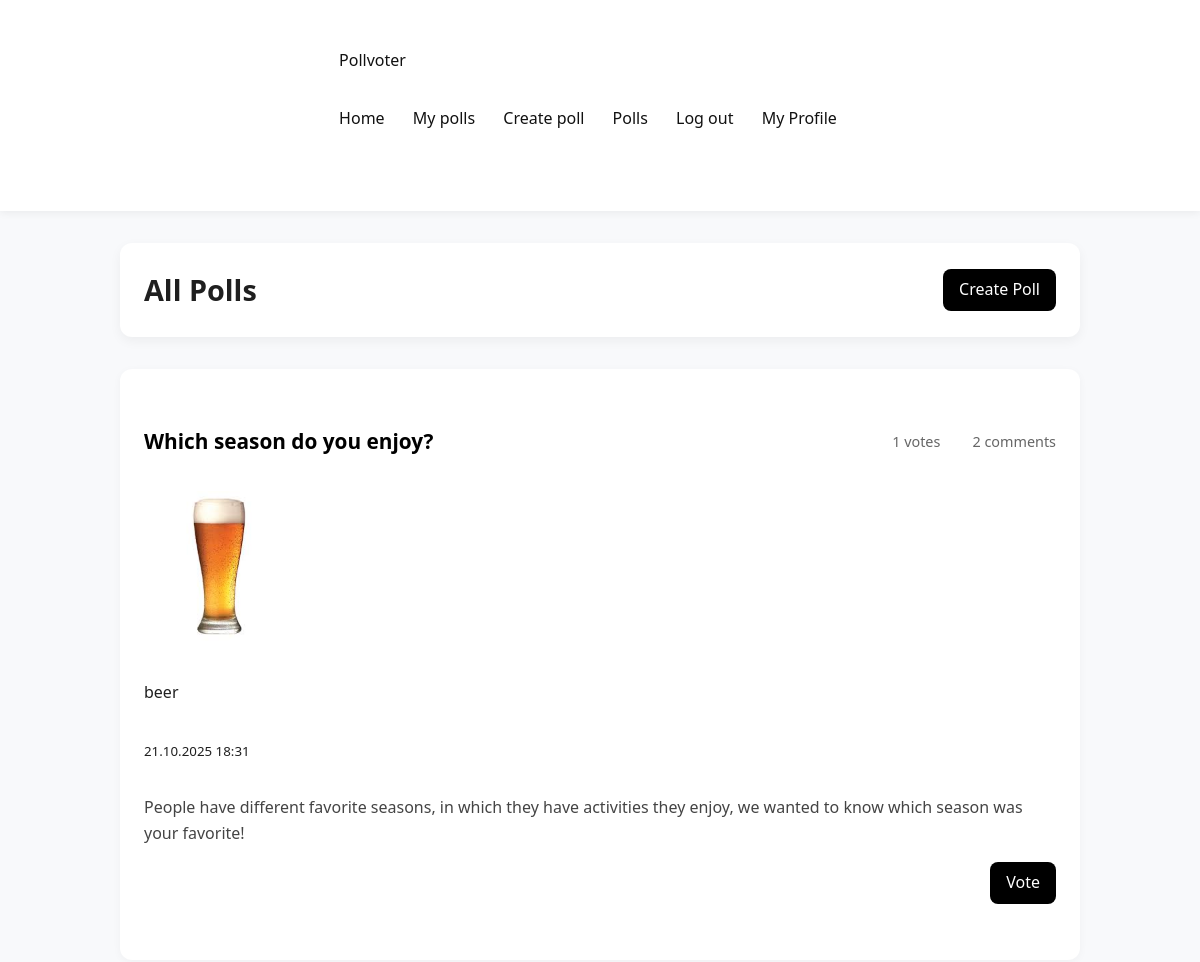
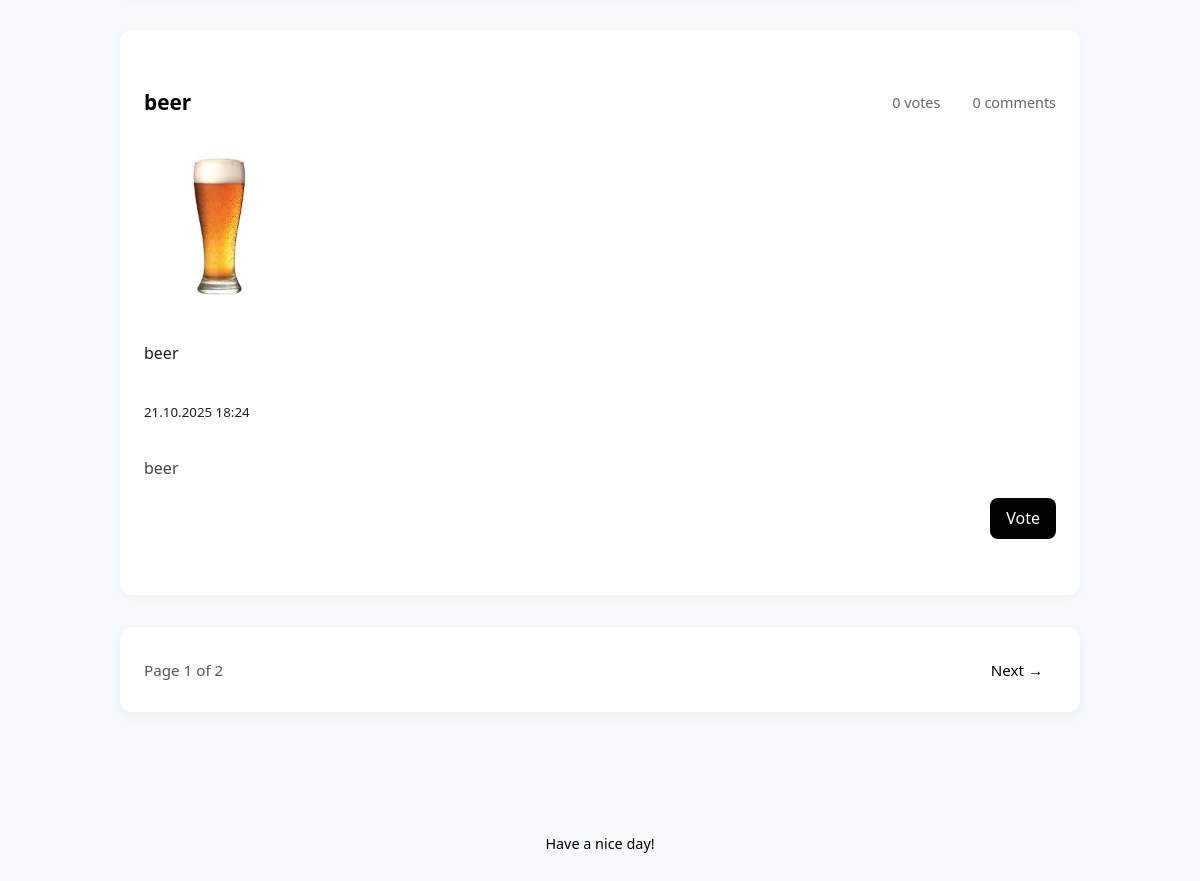
The page /polls (signed in) on the database its author committed (2 pictures, top to bottom).
### app/models.py (models this page shows, shortened)
class Poll(db.Model):
    __tablename__ = "poll"
    id = Column(Integer, primary_key=True)
    title = Column(Text, nullable=False)
    description = Column(Text)
    created_at = Column(DateTime, default=datetime.now)
    user_id = Column(Integer, ForeignKey("user.id"), nullable=False)
    author = relationship("User", back_populates="polls")
    comments = relationship("Comment", back_populates="poll", cascade="all, delete-orphan")
    options = relationship("PollOption", back_populates="poll", cascade="all, delete-orphan")
    votes = relationship("Vote", back_populates="poll", cascade="all, delete-orphan")
    def getvotecount(self):
        return len(self.votes)

class User(UserMixin, db.Model):
    __tablename__ = "user"
    id = Column(Integer, primary_key=True)
    username = Column(Text, unique=True, nullable = False)
    created_at = Column(DateTime, default=datetime.now)
    full_name = Column(Text)
    bio = Column(Text)
    pfp = Column(Text)
    password_hash = Column(Text)
    polls = relationship("Poll", back_populates="author")
    votes = relationship("Vote", back_populates="user")
    comments = relationship("Comment", back_populates="author")
    def getpfp(self):
        if self.pfp:
            return f"/static/uploads/pfp/{self.pfp}"
        else:
            return f"/static/uploads/pfp/default.jpg"
    blocked = relationship(
        "User", secondary=blocklist,
        primaryjoin=(blocklist.c.blocker_id == id),
        secondaryjoin=(blocklist.c.blocked_id == id),
        backref=db.backref("blocked_by", lazy="dynamic"),
        lazy="dynamic"
    )

### app/routes.py (the view)
@polls.route("/polls")
@login_required
def listpolls():
    page = request.args.get("page", 1, type=int)
    polls = Poll.query.order_by(Poll.created_at.desc()).paginate(page=page, per_page=2)
    return render_template("polls.html", polls = polls)

### app/__init__.py (called while the page is built)
def create_app():
    app = Flask(__name__)
    app.config['SECRET_KEY'] = 'your_secret_key'
    app.config['SQLALCHEMY_DATABASE_URI'] = 'sqlite:///pollvoter.db'
    app.config['SQLALCHEMY_TRACK_MODIFICATIONS'] = False
    app.config["UPLOAD_FOLDER"] = "static/uploads"
    app.config["PFP_FOLDER"] =  "app/static/uploads/pfp"
    db.init_app(app)
    login_manager.init_app(app)
    migrate.init_app(app, db)
    app.register_blueprint(auth)
    app.register_blueprint(main)
    app.register_blueprint(polls)
    @login_manager.user_loader
    def load_user(userid):
        return User.query.get(int(userid))
    return app

### app/templates/polls.html (shortened to what this page needs)
{% extends "base.html" %}
{% block content %}
<div class="polls-header">
    <h2>All Polls</h2>
    <a href="{{ url_for('polls.create_poll') }}" class="btn btn-primary">Create Poll</a>
</div>
{% if polls.items %}
    {% for poll in polls.items %}
    <div class="poll-card">
        <div class="poll-header">
            <h3><a href="{{ url_for('polls.poll_detail', poll_id=poll.id) }}">{{ poll.title }}</a></h3>
            <span class="poll-stats">
                 {{ poll.getvotecount() }} votes
                 {{ poll.comments|length }} comments
            </span>
        </div>
        <div class="poll-author">
            <div class="user-avatar"><img src="{{ current_user.getpfp() }}" alt="Profile Picture" width="150" height="150"></div>
            <div>
                <div class="author-name">{{ poll.author.full_name if poll.author.full_name else poll.author.username }}</div>
                <small class="poll-date">{{ poll.created_at.strftime('%d.%m.%Y %H:%M') }}</small>
            </div>
        </div>
        {% if poll.description %}
        <p class="poll-description">{{ poll.description }}</p>
        {% endif %}
        <div class="poll-actions">
            <a href="{{ url_for('polls.poll_detail', poll_id=poll.id) }}" class="btn btn-primary">Vote</a>
        </div>
    </div>
    {% endfor %}
    <div class="pagination">
        <span class="page-info">Page {{ polls.page }} of {{ polls.pages }}</span>
        {% if polls.has_next %}
            <a href="{{ url_for('polls.listpolls', page=polls.next_num) }}" class="page-link">Next →</a>
        {% endif %}
    </div>
{% else %}
    <div class="no-polls">
        <p>There are no polls yet. <a href="{{ url_for('polls.create_poll') }}">Create the first one!</a></p>
    </div>
{% endif %}
{% endblock %}

### app/static/styles.css (style rules this page uses)
* { box-sizing: border-box; margin: 0; padding: 0; }
body { font-family: 'Segoe UI', Tahoma, Geneva, Verdana, sans-serif; background-color: #f8f9fb; color: #1f1f1f; line-height: 1.6; }
div:not(nav):not(footer) { max-width: 960px; margin: 2rem auto; padding: 1.5rem; background-color: #ffffff; box-shadow: 0 4px 12px rgba(0, 0, 0, 0.05); border-radius: 12px; }
.polls-header { display: flex; justify-content: space-between; align-items: center; margin-bottom: 2rem; }
.polls-header h2 { font-size: 1.8rem; font-weight: 600; }
.btn { display: inline-block; padding: 0.5rem 1rem; background-color: #000; color: #fff; border: none; border-radius: 8px; text-decoration: none; font-weight: 500; transition: background-color 0.2s ease-in-out; }
.poll-card { background-color: #fafafa; border-radius: 12px; box-shadow: 0 2px 6px rgba(0, 0, 0, 0.04); padding: 1.5rem; margin-bottom: 1.5rem; transition: transform 0.2s ease-in-out; }
.poll-header { display: flex; justify-content: space-between; align-items: center; margin-bottom: 0.75rem; }
.poll-header h3 a { color: #000; text-decoration: none; font-size: 1.3rem; }
.poll-stats { font-size: 0.9rem; color: #666; display: flex; gap: 1rem; align-items: center; }
.poll-description { margin-bottom: 1rem; color: #444; }
.poll-actions { margin-top: 1.5rem; display: flex; justify-content: flex-end; }
.pagination { display: flex; justify-content: space-between; align-items: center; margin-top: 2rem; font-size: 0.95rem; }
.page-link { text-decoration: none; color: #000; font-weight: 500; padding: 0.4rem 0.8rem; border-radius: 6px; transition: background-color 0.2s ease-in-out; }
.page-info { color: #555; }
.poll-card { background-color: #ffffff; border-radius: 12px; box-shadow: 0 2px 8px rgba(0, 0, 0, 0.04); padding: 1.5rem; margin-bottom: 2rem; }
div:not(nav):not(footer):not(.poll-card):not(.vote-preview):not(.polls-header):not(.pagination) { background-color: transparent; box-shadow: none; padding: 0; }
.poll-actions { margin-top: 1rem; display: flex; justify-content: flex-end; }

### rows shown on the page
Poll: title "Which season do you enjoy?", getvotecount "1", comments|length "2", getpfp (picture), author "beer", created_at "21.10.2025 18:31", description "People have different favorite seasons, in which they have activities they enjoy, we wanted to know which season was your favorite!"
Poll: title "beer", getvotecount "0", comments|length "0", getpfp (picture), author "beer", created_at "21.10.2025 18:24", description "beer"

### other values the page prints
{{ polls.page }} "1"
{{ polls.pages }} "2"
